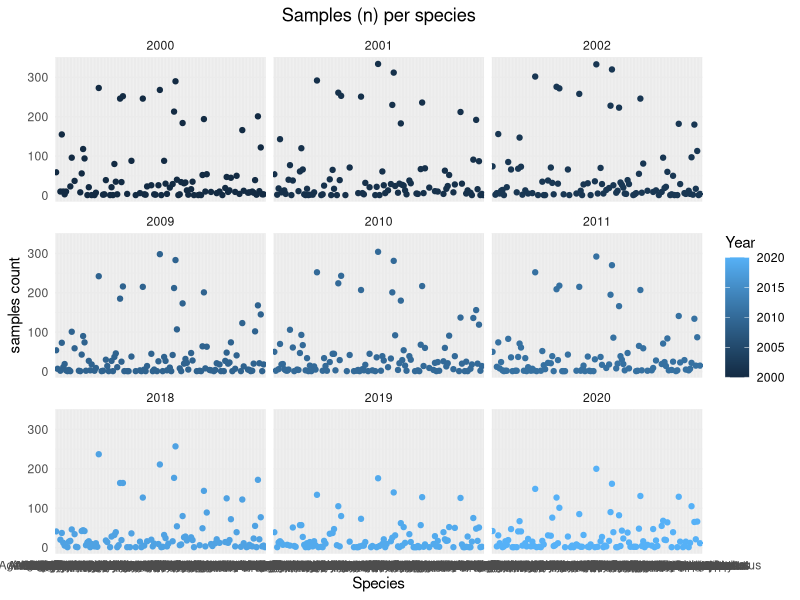

R code for this plot: (Note: this script raises an error after producing the figure.)


         # connecting richness variation to depth range shifts
                     # Exploring the data 

# - Species: checking if we have enough species that were present across all the time periods
 # -  and have multiple depth data points at each time period and grid cells

# packages:
library(dplyr)
library(ggplot2)

# read data:
north_sea <- read.csv("./data/raw/north_sea/NorthSea_2000_2020.csv")


# number of samples per species per year
sp_year <- north_sea %>% select(Year, Sci_name) %>% group_by(Year, Sci_name) %>%
  summarise(n = n())


# number of years per species
sp_n_year <- sp_year %>% group_by(Sci_name) %>% summarise(n_years = n())


# number of species per number of years
y_count <- sp_n_year %>% group_by(n_years) %>% summarise(n = n())

# ________________________________________________________________

# number of samples per species facet by year

ggplot(sp_year, aes(x = Sci_name, y = n, color = Year)) +
  geom_point() +
  labs(
    title = "Samples (n) per species",
    x = "Species",
    y = "samples count"
  )  + 
  theme_minimal() +
  theme(
    plot.title = element_text(hjust = 0.5)  # Center the title
  )+ facet_wrap(~ Year)


#
## Define a new variable (first_p , middle_p, last_p) - corresponding to the years
## check in how many periods each species was present and how many samples in has within each period
## - plot and sum for each species how many samples it had at each period
## - chose a threshold that is enough for the calculations of the depth ranges

# Reorder species by total count across years
sp_year <- sp_year %>%
  mutate(Sci_name = fct_reorder(Sci_name, n, .fun = sum, .desc = TRUE))

ggplot(sp_year, aes(x = Sci_name, y = n, fill = Year)) +
  geom_col(position = "dodge") +
  labs(
    title = "Samples (n) per Species",
    x = "Species",
    y = "Sample Count"
  ) +
  theme_minimal() +
  theme(
    plot.title = element_text(hjust = 0.5),
    axis.text.x = element_text(angle = 90, hjust = 1)  # Rotate x-axis labels
  ) + 
  facet_wrap(~ Year, scales = "free_y")






